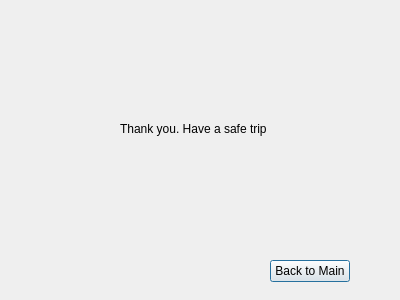
<?xml version="1.0" encoding="UTF-8"?>
<ui version="4.0">
 <class>endwindow</class>
 <widget class="QDialog" name="endwindow">
  <property name="geometry">
   <rect>
    <x>0</x>
    <y>0</y>
    <width>400</width>
    <height>300</height>
   </rect>
  </property>
  <property name="windowTitle">
   <string>Dialog</string>
  </property>
  <widget class="QWidget" name="layoutWidget">
   <property name="geometry">
    <rect>
     <x>120</x>
     <y>100</y>
     <width>180</width>
     <height>58</height>
    </rect>
   </property>
   <layout class="QVBoxLayout" name="verticalLayout">
    <item>
     <widget class="QLabel" name="label">
      <property name="text">
       <string>Thank you. Have a safe trip</string>
      </property>
     </widget>
    </item>
   </layout>
  </widget>
  <widget class="QPushButton" name="pushButton">
   <property name="geometry">
    <rect>
     <x>270</x>
     <y>260</y>
     <width>80</width>
     <height>22</height>
    </rect>
   </property>
   <property name="text">
    <string>Back to Main</string>
   </property>
  </widget>
 </widget>
 <resources/>
 <connections/>
</ui>
